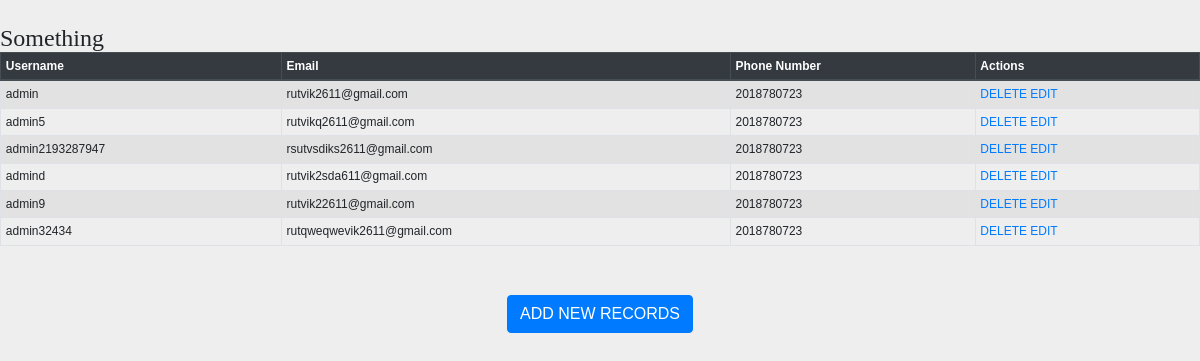
Page /blog/show on the earlier database version.
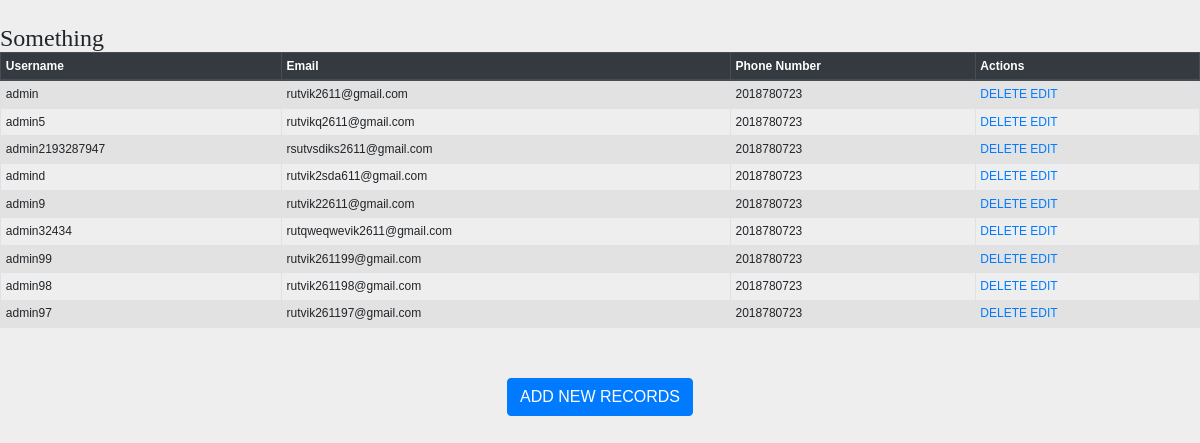
Same page on the later database version.
### BLOG/models.py (models this page shows, shortened)
class Regsistration(models.Model):
    phone_regex = RegexValidator(regex=r'^\+?1?\d{9,15}$', message="Phone number must be entered in the format: '+999999999'. Up to 15 digits allowed.")
    username = models.CharField(max_length=40,unique=True)
    password = models.CharField(max_length=40)
    email =models.EmailField(unique = True)
    phone_number = models.CharField(validators=[phone_regex], max_length=17, blank=True)

### BLOG/views.py (the view)
# urls.py: path('blog/show',views.Show),
def Show(request):
    pass_obj = Regsistration.objects.all()
    return render(request,"BLOG/show.html",{"employees":pass_obj})

### Templates/BLOG/show.html (shortened to what this page needs)
<!DOCTYPE html>
<html lang="en">
<head>
     {% load staticfiles %}
     <link rel="stylesheet" href="https://maxcdn.bootstrapcdn.com/bootstrap/4.3.1/css/bootstrap.min.css">
    <link rel="stylesheet" href="{% static 'CSS/style.css' %}"/>
</head>
<body>
<table class="table table-striped table-bordered table-sm">
    <thead class="thead-dark">
    <tr>
        <th>Username</th>
        <th>Email</th>
        <th>Phone Number</th>
        <th>Actions</th>
    </tr>
    </thead>
    <tbody>
            <h1>Something</h1>
{% for employee in employees %}
    <tr>
        <td>{{ employee.username }}</td>
        <td>{{ employee.email }}</td>
        <td>{{ employee.phone_number }}</td>
        <td>
            <a href="../blog/delete/{{ employee.id }}">DELETE</a>
            <a href="../blog/edit/{{ employee.id }}">EDIT</a>
        </td>
    </tr>
{% endfor %}
    </tbody>
</table>
<br>
<br>
<center><a href="../blog/" class="btn btn-primary">ADD NEW RECORDS</a></center>
</body>
</html>

### Static/CSS/style.css (style rules this page uses)
body { font:12px/1.4 Verdana,Arial; background:#eee; height:100%; margin:25px 0; padding:0 }
h1 { font:24px Georgia,Verdana; margin:0 }

Differences in the rows shown:
added Regsistration: username "admin99", email "rutvik261199@gmail.com", phone_number "2018780723"
added Regsistration: username "admin98", email "rutvik261198@gmail.com", phone_number "2018780723"
added Regsistration: username "admin97", email "rutvik261197@gmail.com", phone_number "2018780723"
